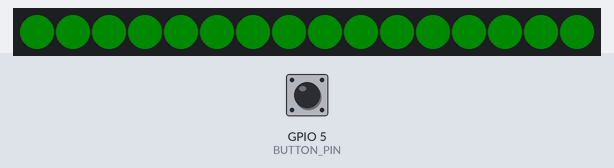
Bench run of a sketch on a simulated ESP32. Shown: 16 RGB LEDs in strip order, left to right. The test bench sets the inputs (shaded band); at power-on: GPIO 5 (BUTTON_PIN) HIGH. Dim RGB values are drawn brighter than linear; WiFi joins after 1.5 s; servers stay silent unless stated; uploads are accepted with an empty reply; the local clock reads 2024-03-15 10:24:30 at power-on unless the sketch sets it; not simulated (calls return 0 or success): secret.h.

Above: at 2.1 s.
At 4.7 s:
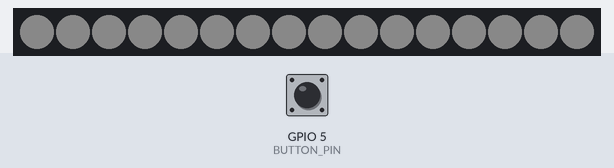
4.8 s: GPIO 5 (BUTTON_PIN) pulled LOW for 0.15 s
At 5.7 s:
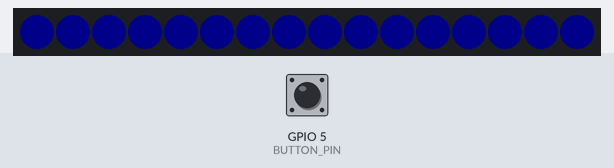
6.5 s: GPIO 5 (BUTTON_PIN) pulled LOW for 1 s
At 8.2 s:
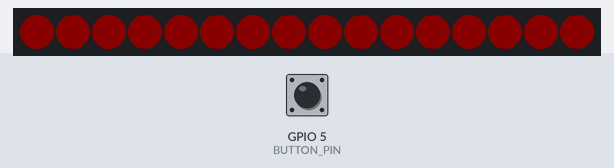
9.0 s: GPIO 5 (BUTTON_PIN) pulled LOW for 3.2 s
At 9.15 s:
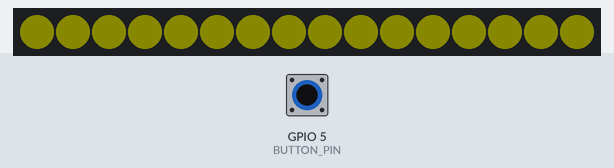
Timing chart, 0 to 12.0 s (numbered marks = the images above; inputs shaded):
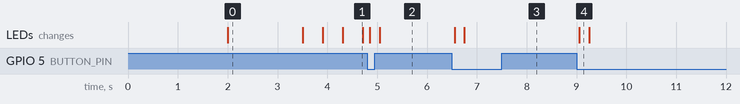

Measured:
- after the input at 4.8 s, the LEDs: first change after 0.05 s (image 2 shows a later state)
- after the input at 6.5 s, the LEDs: first change after 0.05 s (image 3 shows a later state)
- after the input at 9.0 s, the LEDs: change after 0.05 s (image 4)
- what the display in image 0 shows lasts 1.5 s, from 2.0 s to 3.5 s
- what the display in image 1 shows lasts 0.4 s, from 4.3 s to 4.7 s

The sketch:

Pomodomo.ino
```cpp
#include "config.h"
#include "secret.h"
#include <FastLED.h>
#include <WiFi.h>
#include <HTTPClient.h>

// Declare here, so it can be used where needed
void setStripColor(CRGB * ledStrip, CRGB color);
time_t getClock();

// Root CA for HTTPS
const char * root_ca = \
                       "-----BEGIN CERTIFICATE-----\n" \
                       "MIICiTCCAg+gAwIBAgIQH0evqmIAcFBUTAGem2OZKjAKBggqhkjOPQQDAzCBhTEL\n" \
                       "MAkGA1UEBhMCR0IxGzAZBgNVBAgTEkdyZWF0ZXIgTWFuY2hlc3RlcjEQMA4GA1UE\n" \
                       "BxMHU2FsZm9yZDEaMBgGA1UEChMRQ09NT0RPIENBIExpbWl0ZWQxKzApBgNVBAMT\n" \
                       "IkNPTU9ETyBFQ0MgQ2VydGlmaWNhdGlvbiBBdXRob3JpdHkwHhcNMDgwMzA2MDAw\n" \
                       "MDAwWhcNMzgwMTE4MjM1OTU5WjCBhTELMAkGA1UEBhMCR0IxGzAZBgNVBAgTEkdy\n" \
                       "ZWF0ZXIgTWFuY2hlc3RlcjEQMA4GA1UEBxMHU2FsZm9yZDEaMBgGA1UEChMRQ09N\n" \
                       "T0RPIENBIExpbWl0ZWQxKzApBgNVBAMTIkNPTU9ETyBFQ0MgQ2VydGlmaWNhdGlv\n" \
                       "biBBdXRob3JpdHkwdjAQBgcqhkjOPQIBBgUrgQQAIgNiAAQDR3svdcmCFYX7deSR\n" \
                       "FtSrYpn1PlILBs5BAH+X4QokPB0BBO490o0JlwzgdeT6+3eKKvUDYEs2ixYjFq0J\n" \
                       "cfRK9ChQtP6IHG4/bC8vCVlbpVsLM5niwz2J+Wos77LTBumjQjBAMB0GA1UdDgQW\n" \
                       "BBR1cacZSBm8nZ3qQUfflMRId5nTeTAOBgNVHQ8BAf8EBAMCAQYwDwYDVR0TAQH/\n" \
                       "BAUwAwEB/zAKBggqhkjOPQQDAwNoADBlAjEA7wNbeqy3eApyt4jf/7VGFAkK+qDm\n" \
                       "fQjGGoe9GKhzvSbKYAydzpmfz1wPMOG+FDHqAjAU9JM8SaczepBGR7NjfRObTrdv\n" \
                       "GDeAU/7dIOA1mjbRxwG55tzd8/8dLDoWV9mSOdY=\n" \
                       "-----END CERTIFICATE-----\n";

class Pomodomo {
  private:
    boolean lastButtonState = false;
    boolean debouncedButtonState = false;
    unsigned long debounceTime = 0;
    unsigned long limit = 0;
    unsigned long pauseStartMillis = 0;
    byte blocksCount = 0;
    boolean running = false;
    boolean paused = false;
    boolean pomodoro = false;
    unsigned long blinkLimit = 0;
    boolean blinkState = false;
    void sendRequest(const char * url) {
      setStripColor(ledStrip, COLOR_SENDING);
      if ((WiFi.status() == WL_CONNECTED)) {
        HTTPClient http;
        String u = String(url);
        http.begin(u + (u.indexOf('?') == -1 ? "?" : "&") + "ts=" + getClock(), root_ca);
        int code = http.GET();
        if(code < 100 || code >= 400) {
          setStripColor(ledStrip, COLOR_CONNECTION_FAILED);
          delay(FAIL_NOTIFICATION_LENGTH);
        }
        http.end();
      }
    }
  public:
    void readInput();
    void onTick();
    void onReleased();
    void onPressed();
    CRGB ledStrip[NUM_LEDS];
};

Pomodomo * pomodomo = new Pomodomo();

void setup() {
  // Serial.begin(115200);
  delay(STARTUP_SANITY_DELAY);
  FastLED.addLeds<WS2812, LED_PIN, COLOR_ORDER>(pomodomo->ledStrip, NUM_LEDS);
  FastLED.setBrightness(LED_BRIGHTNESS);
  setStripColor(pomodomo->ledStrip, COLOR_CONNECTING);
  WiFi.begin(WIFI_SSID, WIFI_PASSWORD);
  pinMode(BUTTON_PIN, INPUT_PULLUP);
  for (int i = 0; i < WIFI_CONNECTION_CHECKS; i++) {
    if (WiFi.status() == WL_CONNECTED) {
      break;
    } else {
      delay(WIFI_CHECK_DELAY);
    }
  }
  if (WiFi.status() == WL_CONNECTED) {
    setClock();
  } else {
    setStripColor(pomodomo->ledStrip, COLOR_CONNECTION_FAILED);
    delay(FAIL_NOTIFICATION_LENGTH);
  }
}

void loop() {
  pomodomo->readInput();
  pomodomo->onTick();
}
```

IOFunctions.ino
```cpp
#include "config.h"

boolean readButtonState() {
  return (digitalRead(BUTTON_PIN) == LOW);
}

// Optimization for cases when setStripColor gets called with the same color again
CRGB lastColor = CRGB::Black;

void setStripColor(CRGB * ledStrip, CRGB color) {
  if(lastColor == color) {
    return;
  }
  for(int i = 0; i < NUM_LEDS; ++i) {
    ledStrip[i] = color;
  }
  FastLED.show();
  lastColor = color;
}

void setClock() {
  configTime(0, 0, "pool.ntp.org", "time.nist.gov");

  time_t nowSecs = time(nullptr);
  while (nowSecs < 8 * 3600 * 2) {
    delay(500);
    yield();
    nowSecs = time(nullptr);
  }
  struct tm timeinfo;
  gmtime_r(&nowSecs, &timeinfo);
}

time_t getClock() {
  struct timeval tv;
  struct timezone tz;
  gettimeofday(&tv, &tz);
  return tv.tv_sec;
}
```

onPressed.ino
```cpp
#include "config.h"

/**
   This function gets called when the button is pressed.
*/
void Pomodomo::onPressed() {
  // Serial.println("Pressed");
  // If the timer is running, then ...
  if (running) {
    // If in pomodoro (breaks can't be paused)
    if (pomodoro) {
      // If not paused, we're pausing now, so store the current millis
      if (!paused) {
        sendRequest(POMODORO_PAUSE_START_URL);
        pauseStartMillis = millis();
      }
      // Else we're ending the pause now, so add the time span of the pause to the limit
      else {
        sendRequest(POMODORO_PAUSE_END_URL);
        limit += (millis() - pauseStartMillis);
      }
      // Toggle pause
      paused = !paused;
    }
  }
  // Else we're waiting for the approval to the new period
  else {

    // If the last period was Pomodoro, then ...
    if (pomodoro) {

      // Notify
      sendRequest(POMODORO_END_URL);

      // Increment blocksCount
      ++blocksCount;

      // If the long break limit hit, then ...
      if (blocksCount >= LONG_BREAK_AFTER) {

        // Reset the blocksCount
        blocksCount = 0;

        // Set the long break limit to the counter
        limit = millis() + LONG_BREAK_MILLIS;

      }
      // Else set the short break limit to the counter
      else {
        limit = millis() + SHORT_BREAK_MILLIS;
      }
    }
    // Else the break has ended, so set the pomodoro limit to the counter
    else {
      // Notify
      sendRequest(POMODORO_START_URL);
      limit = millis() + POMODORO_MILLIS;
    }

    // Flip the pomodoro and start counting again
    pomodoro = !pomodoro;
    running = true;

  }
}
```

onReleased.ino
```cpp
#include "config.h"

/**
   This function gets called when the button is released.
*/
void Pomodomo::onReleased() {
  // Serial.println("Released");
}
```

onTick.ino
```cpp
#include "config.h"

/**
     This function gets called every tick of the main loop.
*/
void Pomodomo::onTick() {
  // Serial.println("Tick");

  // If running and not paused, then ...
  if (running && !paused) {
    // If we hit the limit, stop running
    if (millis() > limit) {
      running = false;
    }
  }

  // Process blink period
  if (blinkLimit < millis()) {
    blinkLimit = millis() + BLINK_TIME;
    blinkState = !blinkState;
  }

  // Based on running, blinkState and paused, set the corresponding strip color
  if (!running) {
    blinkState ? setStripColor(ledStrip, pomodoro ? COLOR_POMODORO : COLOR_BREAK) : setStripColor(ledStrip, COLOR_NONE);
  } else {
    paused ? setStripColor(ledStrip, COLOR_PAUSE) : setStripColor(ledStrip, pomodoro ? COLOR_POMODORO : COLOR_BREAK);
  }
}
```

readInput.ino
```cpp
#include "config.h"

/**
   This function reads the input button and debounces the reading.
   It fires the handler function only once, when the button is pressed or released.
*/
void Pomodomo::readInput() {
  // Read the button
  boolean currentButtonState = readButtonState();

  // If the state has changed, then reset the debounce time
  if (currentButtonState != lastButtonState) {
    debounceTime = millis();
  }

  // If input is stable, debounced and the state has truly changed, then ...
  if (((millis() - debounceTime) > BUTTON_DEBOUNCE_MS) && (currentButtonState != debouncedButtonState)) {

    // Set the current state as the debounded state
    debouncedButtonState = currentButtonState;

    // Fire the correct handler
    if (debouncedButtonState == true) {
      onPressed();
    } else {
      onReleased();
    }
  }

  // The currentButtonState is the lastButtonState now
  lastButtonState = currentButtonState;
}
```

config.h
```cpp
#define POMODORO_MILLIS           1200000   // 20 minutes = 20 * 60 * 1000
#define SHORT_BREAK_MILLIS        300000    //  5 minutes =  5 * 60 * 1000
#define LONG_BREAK_MILLIS         900000    // 15 minutes = 15 * 60 * 1000
#define LONG_BREAK_AFTER          4
#define LED_PIN                   27
#define LED_BRIGHTNESS            10
#define BUTTON_PIN                5
#define BUTTON_DEBOUNCE_MS        50
#define NUM_LEDS                  16
#define COLOR_ORDER               GRB
#define STARTUP_SANITY_DELAY      2000
#define BLINK_TIME                400
#define COLOR_BREAK               CRGB::White
#define COLOR_POMODORO            CRGB::Blue
#define COLOR_PAUSE               CRGB::Red
#define COLOR_NONE                CRGB::Black
#define COLOR_CONNECTING          CRGB::Lime
#define COLOR_SENDING             CRGB::Yellow
#define COLOR_CONNECTION_FAILED   CRGB::Purple
#define WIFI_CONNECTION_CHECKS    40   // max 40 * 250 = 10000 ms = 10 seconds timeout
#define WIFI_CHECK_DELAY          250  // .........^^^
#define FAIL_NOTIFICATION_LENGTH  1000 // 1 second
```
